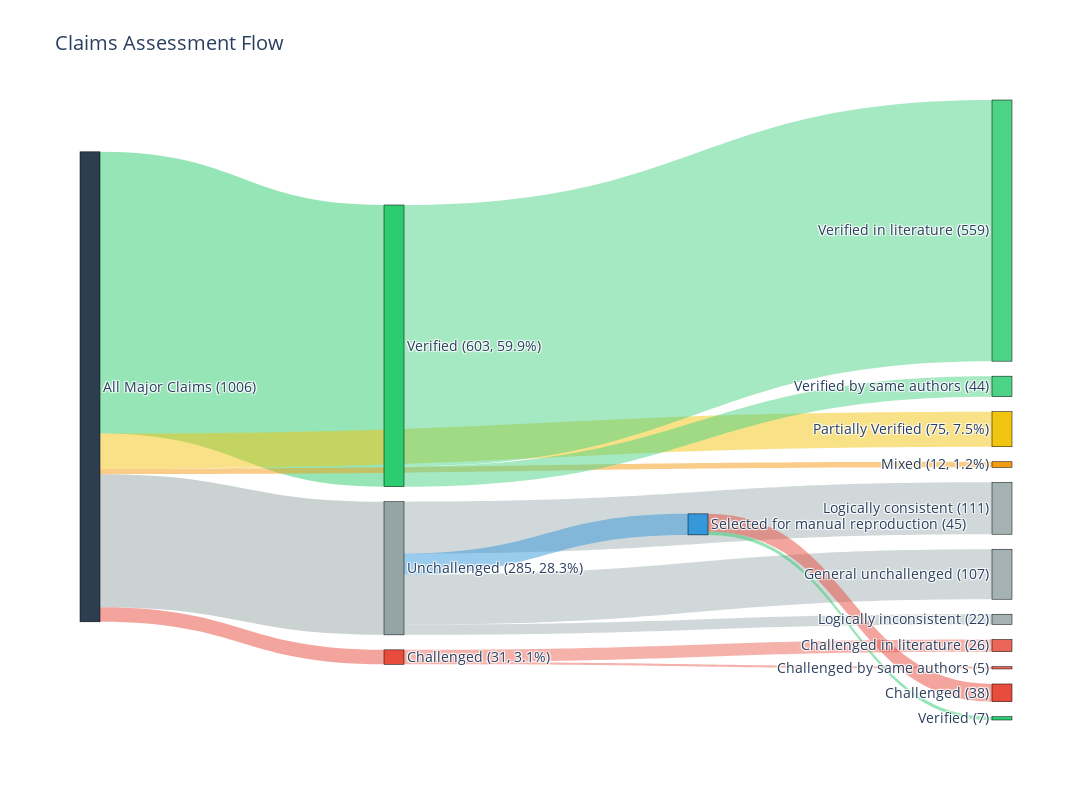

Write notebook code for a chart like this one.
### Markdown cell above
## Sankey Diagram

### Code cell
# Create Sankey diagram
to_plot = major_claims_df[["assertion_type", "label", "assessment_type", "rank_assessment_type"]]
fig = create_sankey_diagram(to_plot)
fig.show()
fig.write_html('figures/claims_sankey.html')

### Figure 1 — Plotly figure (JSON) as saved in the notebook; plotly's stock layout.template omitted (floating-point values rounded to 4 significant figures)
{"data": [{"link": {"color": ["rgba(46, 204, 113, 0.5)", "rgba(231, 76, 60, 0.5)", "rgba(149, 165, 166, 0.5)", "rgba(243, 156, 18, 0.5)", "rgba(241, 196, 15, 0.5)", "rgba(77, 211, 134, 0.5)", "rgba(77, 211, 134, 0.5)", "rgba(234, 102, 89, 0.5)", "rgba(234, 102, 89, 0.5)", "rgba(164, 178, 179, 0.5)", "rgba(164, 178, 179, 0.5)", "rgba(164, 178, 179, 0.5)", "rgba(52, 152, 219, 0.5)", "rgba(46, 204, 113, 0.5)", "rgba(231, 76, 60, 0.5)"], "source": [0, 0, 0, 0, 0, 1, 1, 2, 2, 3, 3, 3, 3, 13, 13], "target": [1, 2, 3, 4, 5, 6, 7, 8, 9, 10, 11, 12, 13, 14, 15], "value": [603, 31, 285, 12, 75, 559, 44, 26, 5, 111, 22, 107, 45, 7, 38]}, "node": {"color": ["#2c3e50", "#2ecc71", "#e74c3c", "#95a5a6", "#f39c12", "#f1c40f", "#4dd386", "#4dd386", "#ea6659", "#ea6659", "#a4b2b3", "#a4b2b3", "#a4b2b3", "#3498db", "#2ecc71", "#e74c3c"], "label": ["All Major Claims (1006)", "Verified (603, 59.9%)", "Challenged (31, 3.1%)", "Unchallenged (285, 28.3%)", "Mixed (12, 1.2%)", "Partially Verified (75, 7.5%)", "Verified in literature (559)", "Verified by same authors (44)", "Challenged in literature (26)", "Challenged by same authors (5)", "Logically consistent (111)", "Logically inconsistent (22)", "General unchallenged (107)", "Selected for manual reproduction (45)", "Verified (7)", "Challenged (38)"], "line": {"color": "black", "width": 0.5}, "pad": 15, "thickness": 20}, "type": "sankey"}], "layout": {"font": {"size": 14}, "height": 800, "paper_bgcolor": "white", "plot_bgcolor": "white", "showlegend": false, "title": {"font": {"size": 20}, "text": "Claims Assessment Flow"}, "width": 1200}}
